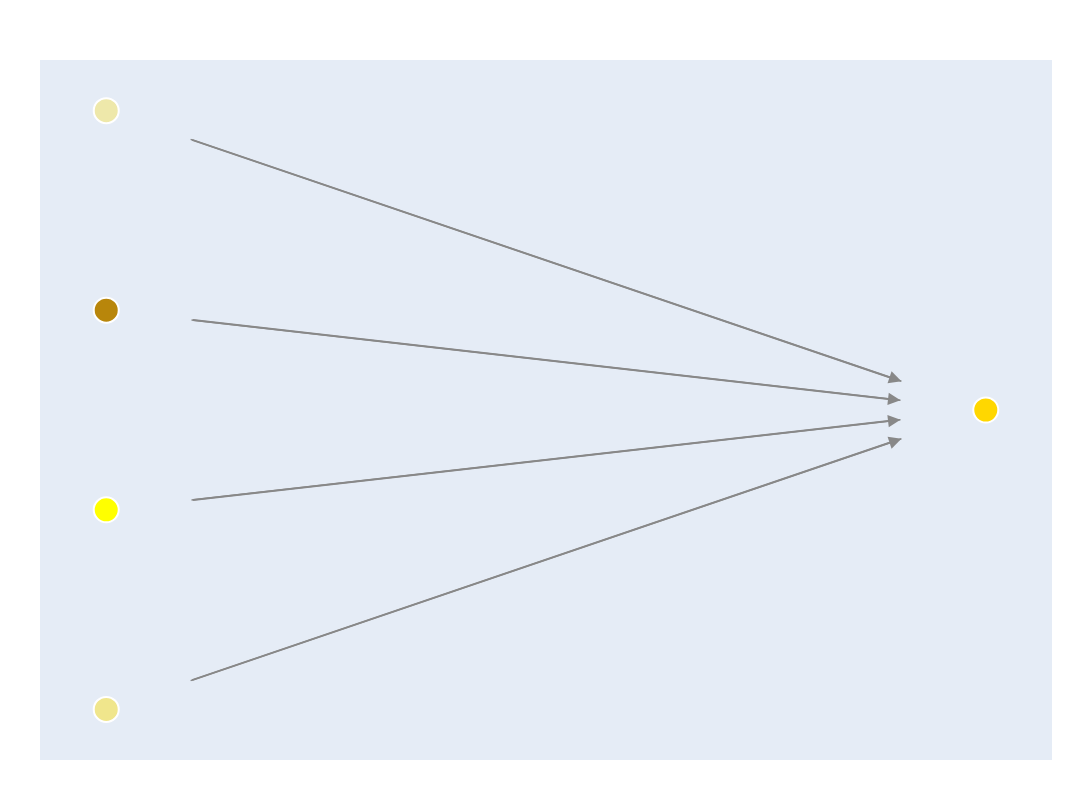

The code cell stored with this chart in its notebook:
### Code cell
# Visualization also possible for part of the system

# Example 1: 
# What are the direct input variables necessary for the computation of social insurance contributions?

fig02 = plot.dag.tt(
    policy_date_str="2025-01-01", # policy date 
    primary_nodes={"sozialversicherung__beiträge_versicherter_m"}, # node (point) of interest
    selection_type="ancestors", # look only backwards from the node 
    selection_depth=1, # look only one step backward
    width=1200, # graph width 
    height=800, # graph height 
    show_node_description = True) # show description of nodes

#fig02.write_image("../03-output/gr_session06_02_gettsim_dag_socialinsurance_2025.pdf")

fig02

### Figure 1 — Plotly figure (JSON) as saved in the notebook; plotly's stock layout.template omitted (floating-point values rounded to 4 significant figures)
{"data": [{"hoverinfo": "none", "line": {"color": "#888", "width": 1.5}, "mode": "lines", "type": "scatter", "x": [339.2, 755.3], "y": [172.2, 106.8]}, {"hoverinfo": "none", "line": {"color": "#888", "width": 1.5}, "mode": "lines", "type": "scatter", "x": [339.8, 754.8], "y": [123.4, 101.6]}, {"hoverinfo": "none", "line": {"color": "#888", "width": 1.5}, "mode": "lines", "type": "scatter", "x": [339.8, 754.8], "y": [74.62, 96.38]}, {"hoverinfo": "none", "line": {"color": "#888", "width": 1.5}, "mode": "lines", "type": "scatter", "x": [339.2, 755.3], "y": [25.77, 91.23]}, {"hoverinfo": "text", "hoverlabel": {"bgcolor": "white", "bordercolor": "lightgray", "font": {"color": "black"}}, "marker": {"color": ["gold", "palegoldenrod", "darkgoldenrod", "yellow", "khaki"], "line": {"color": "white", "width": 2}, "showscale": false, "size": 25}, "mode": "markers", "text": ["sozialversicherung<br>beiträge_versicherter_m<br><br>Sum of social insurance contributions paid by the insured person.", "sozialversicherung<br>arbeitslosen<br>beitrag<br>betrag_versicherter_m<br><br>Unemployment insurance contributions paid by the insured person.", "sozialversicherung<br>rente<br>beitrag<br>betrag_versicherter_m<br><br>Public pension insurance contributions paid by the insured person.  After<br>Midijob introduction in April 2003.", "sozialversicherung<br>kranken<br>beitrag<br>betrag_versicherter_m<br><br>Public health insurance contributions paid by the insured person.  After<br>Midijob introduction in April 2003.", "sozialversicherung<br>pflege<br>beitrag<br>betrag_versicherter_m<br><br>Long-term care insurance contributions paid by the insured person."], "type": "scatter", "x": [804.7, 289.9, 289.9, 289.9, 289.9], "y": [99, 180, 126, 72, 18]}], "layout": {"annotations": [{"arrowcolor": "#888", "arrowhead": 2, "arrowsize": 1.25, "arrowwidth": 2, "ax": 339.2, "axref": "x", "ay": 172.2, "ayref": "y", "showarrow": true, "text": "", "x": 755.3, "xref": "x", "y": 106.8, "yref": "y"}, {"arrowcolor": "#888", "arrowhead": 2, "arrowsize": 1.25, "arrowwidth": 2, "ax": 339.8, "axref": "x", "ay": 123.4, "ayref": "y", "showarrow": true, "text": "", "x": 754.8, "xref": "x", "y": 101.6, "yref": "y"}, {"arrowcolor": "#888", "arrowhead": 2, "arrowsize": 1.25, "arrowwidth": 2, "ax": 339.8, "axref": "x", "ay": 74.62, "ayref": "y", "showarrow": true, "text": "", "x": 754.8, "xref": "x", "y": 96.38, "yref": "y"}, {"arrowcolor": "#888", "arrowhead": 2, "arrowsize": 1.25, "arrowwidth": 2, "ax": 339.2, "axref": "x", "ay": 25.77, "ayref": "y", "showarrow": true, "text": "", "x": 755.3, "xref": "x", "y": 91.23, "yref": "y"}], "height": 800, "hovermode": "closest", "margin": {"b": 40, "l": 40, "r": 40, "t": 60}, "showlegend": false, "width": 1200, "xaxis": {"showgrid": false, "showticklabels": false, "zeroline": false}, "yaxis": {"showgrid": false, "showticklabels": false, "zeroline": false}}}
